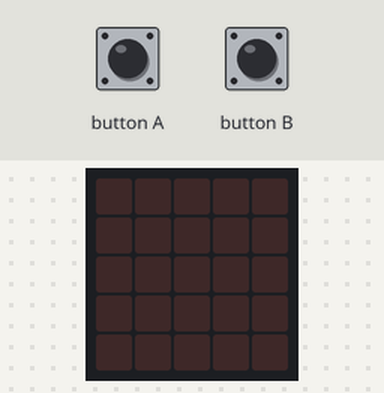
The program below on a simulated BBC micro:bit (MakeCode). On the bench: the board's 5×5 LED display. Inputs (shaded band) come from the test bench.

Above: at 1.2 s.
1.3 s: button A pressed for 0.15 s
At 1.9 s:
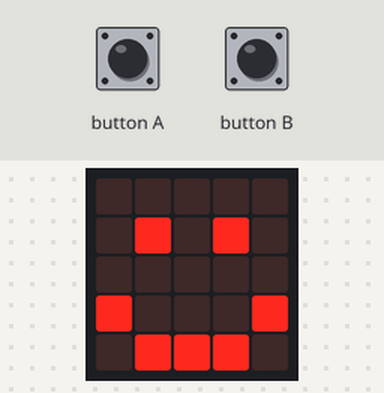
4.3 s: button B pressed for 0.15 s
At 4.9 s:
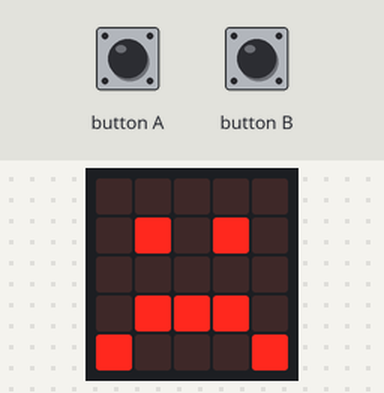
Timing chart, 0 to 7.3 s (numbered marks = the images above; inputs shaded):
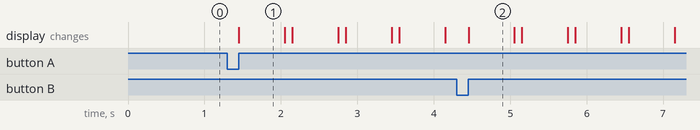

Measured:
- after the input at 1.3 s, the display: changes after 0.15 s (image 1)
- after the input at 4.3 s, the display: changes after 0.16 s (image 2)
- what the display in image 1 shows lasts 0.6 s, from 1.5 s to 2.1 s

The program:

main.ts
```typescript
input.onButtonPressed(Button.A, function () {
    basic.showIcon(IconNames.Happy)
    basic.clearScreen()
    basic.pause(100)
    basic.showIcon(IconNames.Happy)
    basic.clearScreen()
    basic.pause(100)
    basic.showIcon(IconNames.Happy)
    basic.clearScreen()
    basic.pause(100)
    basic.showIcon(IconNames.Happy)
    basic.clearScreen()
    basic.pause(100)
})
input.onButtonPressed(Button.B, function () {
    basic.showIcon(IconNames.Sad)
    basic.clearScreen()
    basic.pause(100)
    basic.showIcon(IconNames.Sad)
    basic.clearScreen()
    basic.pause(100)
    basic.showIcon(IconNames.Sad)
    basic.clearScreen()
    basic.pause(100)
    basic.showIcon(IconNames.Sad)
    basic.clearScreen()
    basic.pause(100)
})
basic.forever(function () {

})
```

test.ts
```typescript
// Hier kann man Tests durchführen; diese Datei wird nicht kompiliert, wenn dieses Paket als Erweiterung verwendet wird.
```
